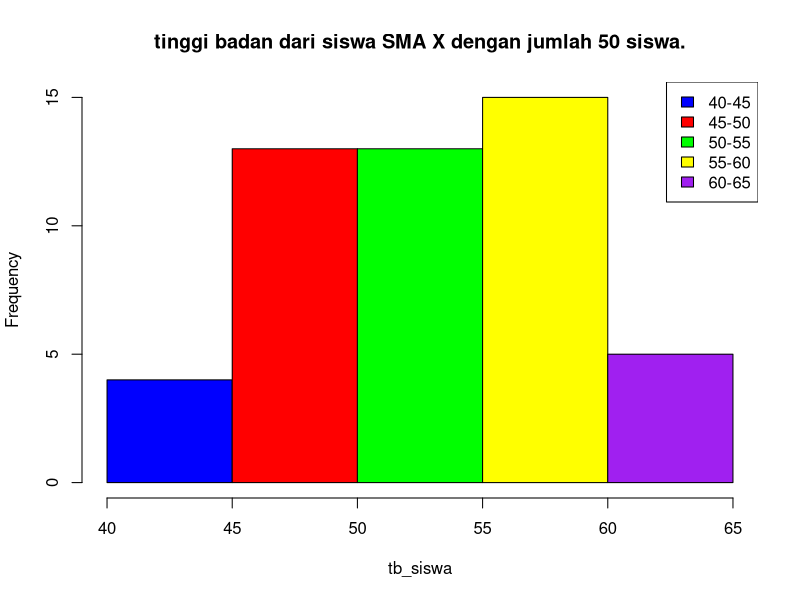

Recreate this plot in R.
#deklarasi variable tinggi badan siswa SMA x
tb_siswa <- c(
  51, 56, 56, 53, 63,
  57, 60, 50, 54, 44,
  57, 45, 62, 47, 45,
  57, 58, 50, 48, 46,
  57, 62, 51, 45, 47,
  57, 46, 55, 60, 49,
  54, 46, 49, 53, 50,
  52, 53, 51, 57, 58,
  56, 50, 60, 50, 55,
  62, 54, 52, 56, 61
)
tb_siswa

#set warna untuk charts nya
colors <- c("blue", "red", "green", "yellow", "purple")
#label categori untuk legenda
label <- c("40-45", "45-50", "50-55", "55-60", "60-65")

#Histogram gerafik
hist(
  tb_siswa,
  main = "tinggi badan dari siswa SMA X dengan jumlah 50 siswa.", #judul
  col = colors,  #color histogram
  xlim = c(40, 65), #range x
  breaks = 5 #mebatasi bar charts
)
#keterangan grafik (legenda)
legend("topright", label,  fill = colors)

#kode ini bertujuan untuk membuat visualisasi data tinggi badan siswa SMA x ke dalam bentuk histogram
#dengan grafik ini kita dapat lebih mudah melihat sebaran distribusi tinggi badan siswa dan mngidentifikasi 
#kelompok tinggi badan mana yang paling banyak berdasaran kelas interval yang sudah saya tentukan 
#ini membuat analisis daata menjadi lebih cepat dan mudah di pahami